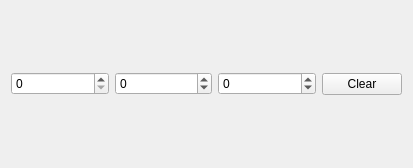
<?xml version="1.0" encoding="UTF-8"?>
<ui version="4.0">
 <class>timeEditor</class>
 <widget class="QWidget" name="timeEditor">
  <property name="geometry">
   <rect>
    <x>0</x>
    <y>0</y>
    <width>413</width>
    <height>168</height>
   </rect>
  </property>
  <property name="windowTitle">
   <string>Form</string>
  </property>
  <layout class="QHBoxLayout" name="horizontalLayout">
   <item>
    <widget class="QSpinBox" name="daysSpinBox">
     <property name="sizePolicy">
      <sizepolicy hsizetype="Minimum" vsizetype="Fixed">
       <horstretch>5</horstretch>
       <verstretch>0</verstretch>
      </sizepolicy>
     </property>
     <property name="suffix">
      <string notr="true"/>
     </property>
    </widget>
   </item>
   <item>
    <widget class="QSpinBox" name="hoursSpinBox">
     <property name="sizePolicy">
      <sizepolicy hsizetype="Minimum" vsizetype="Fixed">
       <horstretch>5</horstretch>
       <verstretch>0</verstretch>
      </sizepolicy>
     </property>
     <property name="wrapping">
      <bool>true</bool>
     </property>
     <property name="maximum">
      <number>24</number>
     </property>
    </widget>
   </item>
   <item>
    <widget class="QSpinBox" name="minutesSpinBox">
     <property name="sizePolicy">
      <sizepolicy hsizetype="Minimum" vsizetype="Fixed">
       <horstretch>5</horstretch>
       <verstretch>0</verstretch>
      </sizepolicy>
     </property>
     <property name="wrapping">
      <bool>true</bool>
     </property>
     <property name="maximum">
      <number>300</number>
     </property>
    </widget>
   </item>
   <item>
    <widget class="QPushButton" name="clearButton">
     <property name="focusPolicy">
      <enum>Qt::NoFocus</enum>
     </property>
     <property name="text">
      <string>Clear</string>
     </property>
     <property name="icon">
      <iconset resource="../../resources/resources.qrc">
       <normaloff>:/icons/cross.png</normaloff>:/icons/cross.png</iconset>
     </property>
    </widget>
   </item>
  </layout>
 </widget>
 <resources>
  <include location="../../resources/resources.qrc"/>
 </resources>
 <connections/>
</ui>
